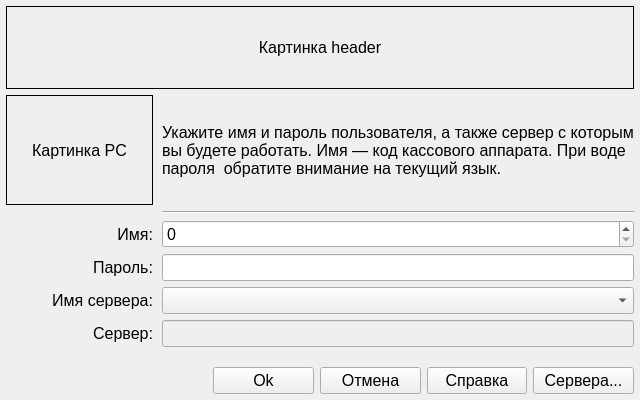
<?xml version="1.0" encoding="UTF-8"?>
<ui version="4.0">
 <class>Authentication</class>
 <widget class="QWidget" name="Authentication">
  <property name="geometry">
   <rect>
    <x>0</x>
    <y>0</y>
    <width>640</width>
    <height>400</height>
   </rect>
  </property>
  <property name="minimumSize">
   <size>
    <width>640</width>
    <height>400</height>
   </size>
  </property>
  <property name="maximumSize">
   <size>
    <width>640</width>
    <height>400</height>
   </size>
  </property>
  <property name="font">
   <font>
    <pointsize>12</pointsize>
   </font>
  </property>
  <property name="windowTitle">
   <string>Аутентификация</string>
  </property>
  <layout class="QGridLayout" name="gridLayout_4" rowstretch="30,40,0,0,0,0,0,5,0" columnstretch="50,50">
   <property name="leftMargin">
    <number>6</number>
   </property>
   <property name="topMargin">
    <number>6</number>
   </property>
   <property name="rightMargin">
    <number>6</number>
   </property>
   <property name="bottomMargin">
    <number>6</number>
   </property>
   <property name="horizontalSpacing">
    <number>9</number>
   </property>
   <property name="verticalSpacing">
    <number>6</number>
   </property>
   <item row="5" column="1">
    <widget class="QComboBox" name="comboBox">
     <property name="font">
      <font>
       <pointsize>12</pointsize>
      </font>
     </property>
    </widget>
   </item>
   <item row="1" column="0">
    <widget class="QLabel" name="label_pc">
     <property name="font">
      <font>
       <pointsize>12</pointsize>
      </font>
     </property>
     <property name="styleSheet">
      <string notr="true">border-style: solid;
border-width: 1px;
border-color: black;</string>
     </property>
     <property name="text">
      <string>Картинка PC</string>
     </property>
     <property name="alignment">
      <set>Qt::AlignCenter</set>
     </property>
    </widget>
   </item>
   <item row="4" column="0">
    <widget class="QLabel" name="label_password">
     <property name="font">
      <font>
       <pointsize>12</pointsize>
      </font>
     </property>
     <property name="text">
      <string>Пароль:</string>
     </property>
     <property name="alignment">
      <set>Qt::AlignRight|Qt::AlignTrailing|Qt::AlignVCenter</set>
     </property>
    </widget>
   </item>
   <item row="6" column="0">
    <widget class="QLabel" name="label_server">
     <property name="font">
      <font>
       <pointsize>12</pointsize>
      </font>
     </property>
     <property name="text">
      <string>Сервер:</string>
     </property>
     <property name="alignment">
      <set>Qt::AlignRight|Qt::AlignTrailing|Qt::AlignVCenter</set>
     </property>
    </widget>
   </item>
   <item row="1" column="1">
    <widget class="QLabel" name="label_info">
     <property name="font">
      <font>
       <pointsize>12</pointsize>
      </font>
     </property>
     <property name="text">
      <string>Укажите имя и пароль пользователя, а также сервер с которым
вы будете работать. Имя — код кассового аппарата. При воде
пароля  обратите внимание на текущий язык.</string>
     </property>
     <property name="textFormat">
      <enum>Qt::AutoText</enum>
     </property>
     <property name="scaledContents">
      <bool>true</bool>
     </property>
     <property name="alignment">
      <set>Qt::AlignJustify|Qt::AlignVCenter</set>
     </property>
    </widget>
   </item>
   <item row="4" column="1">
    <widget class="QLineEdit" name="lineEdit_password">
     <property name="font">
      <font>
       <pointsize>12</pointsize>
      </font>
     </property>
     <property name="echoMode">
      <enum>QLineEdit::Password</enum>
     </property>
    </widget>
   </item>
   <item row="6" column="1">
    <widget class="QLineEdit" name="lineEdit_server">
     <property name="enabled">
      <bool>false</bool>
     </property>
     <property name="font">
      <font>
       <pointsize>12</pointsize>
      </font>
     </property>
    </widget>
   </item>
   <item row="5" column="0">
    <widget class="QLabel" name="label_server_name">
     <property name="font">
      <font>
       <pointsize>12</pointsize>
      </font>
     </property>
     <property name="text">
      <string>Имя сервера:</string>
     </property>
     <property name="alignment">
      <set>Qt::AlignRight|Qt::AlignTrailing|Qt::AlignVCenter</set>
     </property>
    </widget>
   </item>
   <item row="8" column="0" colspan="2">
    <layout class="QGridLayout" name="gridLayout_3" columnstretch="20,10,10,10,10">
     <property name="horizontalSpacing">
      <number>6</number>
     </property>
     <property name="verticalSpacing">
      <number>0</number>
     </property>
     <item row="0" column="3">
      <widget class="QPushButton" name="pushButton_info">
       <property name="font">
        <font>
         <pointsize>12</pointsize>
        </font>
       </property>
       <property name="text">
        <string>Справка</string>
       </property>
      </widget>
     </item>
     <item row="0" column="0">
      <widget class="QLabel" name="label">
       <property name="text">
        <string/>
       </property>
      </widget>
     </item>
     <item row="0" column="2">
      <widget class="QPushButton" name="pushButton_cancel">
       <property name="font">
        <font>
         <pointsize>12</pointsize>
        </font>
       </property>
       <property name="text">
        <string>Отмена</string>
       </property>
      </widget>
     </item>
     <item row="0" column="1">
      <widget class="QPushButton" name="pushButton_ok">
       <property name="font">
        <font>
         <pointsize>12</pointsize>
        </font>
       </property>
       <property name="text">
        <string>Ok</string>
       </property>
       <property name="autoDefault">
        <bool>true</bool>
       </property>
      </widget>
     </item>
     <item row="0" column="4">
      <widget class="QPushButton" name="pushButton_servers">
       <property name="font">
        <font>
         <pointsize>12</pointsize>
        </font>
       </property>
       <property name="text">
        <string>Сервера...</string>
       </property>
      </widget>
     </item>
    </layout>
   </item>
   <item row="3" column="0">
    <widget class="QLabel" name="label_name">
     <property name="font">
      <font>
       <pointsize>12</pointsize>
      </font>
     </property>
     <property name="text">
      <string>Имя:</string>
     </property>
     <property name="alignment">
      <set>Qt::AlignRight|Qt::AlignTrailing|Qt::AlignVCenter</set>
     </property>
    </widget>
   </item>
   <item row="2" column="1">
    <widget class="Line" name="line">
     <property name="orientation">
      <enum>Qt::Horizontal</enum>
     </property>
    </widget>
   </item>
   <item row="0" column="0" colspan="2">
    <widget class="QLabel" name="label_header">
     <property name="font">
      <font>
       <pointsize>12</pointsize>
      </font>
     </property>
     <property name="styleSheet">
      <string notr="true">border-style: solid;
border-width: 1px;
border-color: black;</string>
     </property>
     <property name="frameShadow">
      <enum>QFrame::Plain</enum>
     </property>
     <property name="text">
      <string>Картинка header</string>
     </property>
     <property name="alignment">
      <set>Qt::AlignCenter</set>
     </property>
     <property name="wordWrap">
      <bool>false</bool>
     </property>
    </widget>
   </item>
   <item row="7" column="0">
    <spacer name="verticalSpacer">
     <property name="orientation">
      <enum>Qt::Vertical</enum>
     </property>
     <property name="sizeHint" stdset="0">
      <size>
       <width>20</width>
       <height>40</height>
      </size>
     </property>
    </spacer>
   </item>
   <item row="3" column="1">
    <widget class="QSpinBox" name="spinBox_number">
     <property name="font">
      <font>
       <pointsize>12</pointsize>
      </font>
     </property>
     <property name="maximum">
      <number>999999</number>
     </property>
    </widget>
   </item>
  </layout>
  <zorder>label_pc</zorder>
  <zorder>label_password</zorder>
  <zorder>label_server</zorder>
  <zorder>label_info</zorder>
  <zorder>lineEdit_password</zorder>
  <zorder>lineEdit_server</zorder>
  <zorder>label_server_name</zorder>
  <zorder>label_name</zorder>
  <zorder>line</zorder>
  <zorder>label_header</zorder>
  <zorder>spinBox_number</zorder>
  <zorder>comboBox</zorder>
 </widget>
 <resources/>
 <connections/>
</ui>
